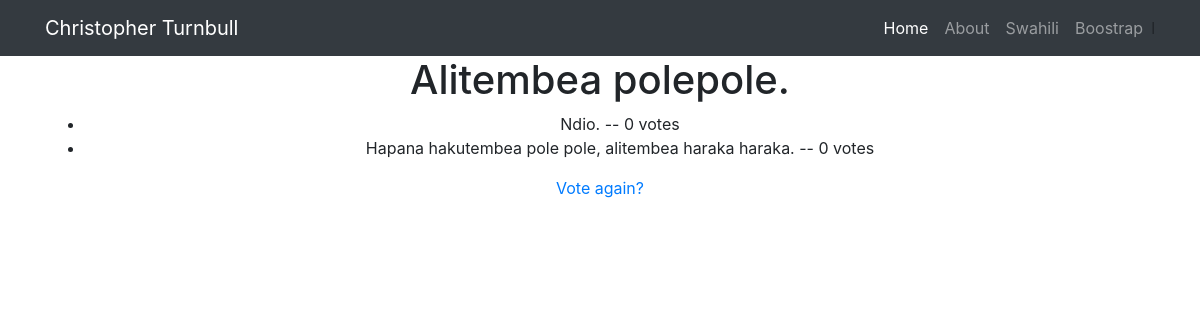
The app's page /swahili/35/results/ with its own data.
### swahili/models.py (models this page shows, shortened)
class Question(models.Model):
    question_text = models.CharField(max_length=200)
    pub_date = models.DateTimeField('date published', default=timezone.now())

class Choice(models.Model):
    question = models.ForeignKey(Question, on_delete=models.CASCADE)
    choice_text = models.CharField(max_length=200)
    votes = models.IntegerField(default=0)

### swahili/views.py (the view)
# urls.py: path('swahili/<int:question_id>/results/', views.results, name='results'),
def results(request, question_id):
    question = get_object_or_404(Question, pk=question_id)
    return render(request, 'swahili/results.html', {'question': question})

### swahili/templates/swahili/results.html
{% extends "overview/base.html" %}
{% block content %}
  <div class="container">
    <div class="row">
      <div class="col-lg-12 text-center">
        <h1>{{ question.question_text }}</h1>
        <ul>
        {% for choice in question.choice_set.all %}
            <li>{{ choice.choice_text }} -- {{ choice.votes }} vote{{ choice.votes|pluralize }}</li>
        {% endfor %}
        </ul>
        <a href="{% url 'swahili:detail' question.id %}">Vote again?</a>
      </div>
    </div>
  </div>
{% endblock %}

### records on screen
Question: question_text "Alitembea polepole."
Choice: choice_text "Ndio.", votes "0"
Choice: choice_text "Hapana hakutembea pole pole, alitembea haraka haraka.", votes "0"
